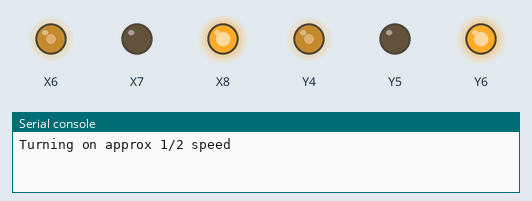
A program run on a simulated pyboard running MicroPython. Shown: output pins drawn as LEDs (lit = HIGH), the last lines printed to the serial console. Library files of the repository ran but are not shown: 1 file(s). At 31.0 s the program stops and its outputs stay as they are.

Above: at 0.05 s.
At 2.35 s:
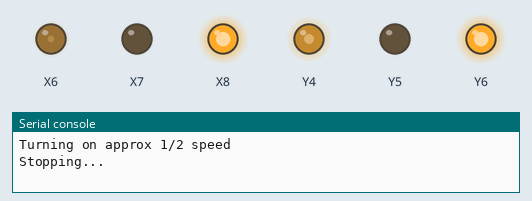
At 2.75 s:
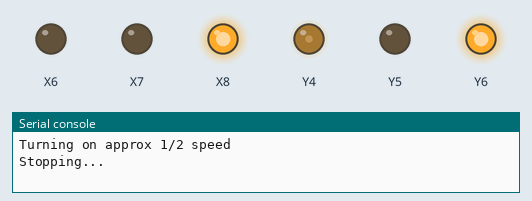
At 3.15 s:
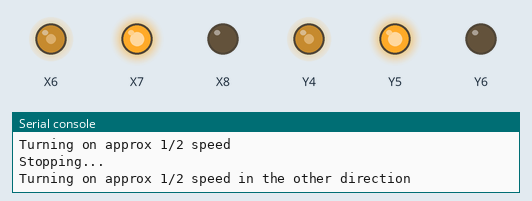
At 5.15 s:
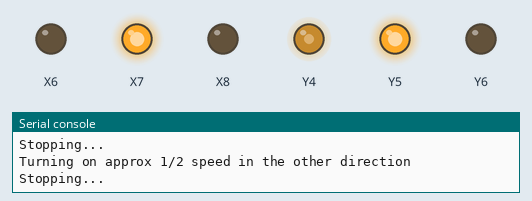
At 6.15 s:
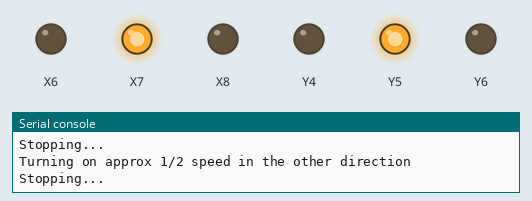
Timing chart, 0 to 8.1 s (numbered marks = the images above):
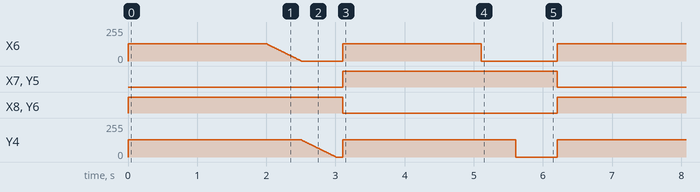

The program:

main.py
```python
###############################################################################
# main.py
#
# This script will control a single DC motor using a TB6612 motor driver board.
# It should work with all Toshiba TB6612 driver breakouts, but has only been
# tested with the Adafruit and SparkFun version:
#  * https://www.adafruit.com/product/2448
#  * https://www.sparkfun.com/products/14451
#
# In this version, we use a class developed specifically for interfacing with
# and controlling the TB6612. It provides several convenience functions. To
# use this class, you need to copy the TB6612.py file to the pyboard.
#
# Hardware Connections
# pyboard | TB6612 Breakout
# ------- | ----------------------------
# X6      | PWMA
# X7      | AIN2
# X8      | AIN1
# Y4      | PWMB
# Y5      | BIN2
# Y6      | BIN1
# 3V3     | Vcc
# GND     | GND
# -       | STBY to VCC via 10K resistor
#
# Motor driver shec sheet - https://cdn-shop.adafruit.com/datasheets/TB6612FNG_datasheet_en_20121101.pdf
# Adafruit Overview - https://learn.adafruit.com/adafruit-tb6612-h-bridge-dc-stepper-motor-driver-breakout
# SparkFun Overview - https://learn.sparkfun.com/tutorials/tb6612fng-hookup-guide
#
# Created: 03/30/18
#   - Joshua Vaughan
#   - joshua.vaughan@louisiana.edu
#   - http://www.ucs.louisiana.edu/~jev9637
#
# Modified:
#   *
#
# TODO:
#   *
###############################################################################

import pyb  # import the pyboard module
import time # import the time module
import TB6612 # import the file containing our TB6612 motor code

# We need to set up two digital outputs for each motor  that we will use to
# control the direction of the motor. In this case, the TB6612 class file will
# handle the low-level settings for the pins
A1_PIN = "X8"
A2_PIN = "X7"
B1_PIN = "Y6"
B2_PIN = "Y5"

# We also need to set up a third pin to control the speed of each motor. This
# output needs to have PWM capabilities, so it should be connected to a pin
# that has an associated timer on the pyboard. If these are defined correctly
# here, then the TB6612 class file will handle the low-level set up
PWMA_PIN = "X6"
PWMA_TIMER = 2
PWMA_CHANNEL = 1

PWMB_PIN = "Y4"
PWMB_TIMER = 4
PWMB_CHANNEL = 4

# Now, we can create a motor instance, calling upon the TB6612 class
motorA = TB6612.motor(PWMA_PIN, A1_PIN, A2_PIN, PWMA_TIMER, PWMA_CHANNEL)
motorB = TB6612.motor(PWMB_PIN, B1_PIN, B2_PIN, PWMB_TIMER, PWMB_CHANNEL)


try:
    # This for loop will run 5 times
    for counter in range(5):
        print("Turning on approx 1/2 speed")

        # To start the motor, issue the .set_speed() command with a speed
        # between -100 and 100
        motorA.set_speed(50)
        motorB.set_speed(50)

        # Sleep 2 seconds. The motor should keep running
        time.sleep(2)

        print("Stopping...")
        # To stop the motor, we should set tell it to stop
        motorA.stop()
        motorB.stop()
        time.sleep_ms(100)         # Sleep briefly to let the motor stop

        print("Turning on approx 1/2 speed in the other direction")
        # To move in the opposite direction, issue a negative speed
        motorA.set_speed(-50)
        motorB.set_speed(-50)

        # Sleep 2 seconds. The motor should keep running
        time.sleep(2)

        print("Stopping...")
        motorA.stop()
        motorB.stop()
        time.sleep_ms(100)         # Sleep briefly to let the motor stop

except:
    print("Some Error Occurred. Stopping motor.")
    # To stop the motor, we should set the duty cycle to 0
    motorA.stop()
    motorB.stop()

    # If we call raise here, we'll still get the information on why the
    # exception was raised in the first place. Without this, we do not.
    raise 
```

TB6612.py
```python
#! /usr/bin/env python

###############################################################################
#
# Class to handle the basic functionality of running a DC motor with a TB6612
# motor driver. Basic usage is explained in the main.py script in this folder.
#
# Created: 11/01/17
#   - Joshua Vaughan
#   - joshua.vaughan@louisiana.edu
#   - http://www.ucs.louisiana.edu/~jev9637
#
#
###############################################################################

import pyb
import time

class motor(object):
    """ Convenience class for controlling a motor

    Arguments
      IN1pin : the IN1 pin
      IN2pin : the IN2 pin
      PWMpin : the PWM pin
      timer_number : number of the timer to use.
                     Needs to correspond to pin used for the PWM
      channel_number : number of the channel to use on the timer
                       Needs to correspond to pin used for the PWM

    Other atributes
      isRunning : Boolean describing if motor is running or not
      speed : current speed of the motor
      direction : current direction the motor is running
                  =None if the motor is not currently moving
    """

    def __init__(self, PWMpin, IN1pin, IN2pin, timer_number, channel_number):
        self.isRunning = False
        self.currentDirection = None
        self.currentSpeed = 0

        # We need to set up two digital outputs that we will use to control the
        # direction of the motor.
        self.IN1pin = pyb.Pin(IN1pin, pyb.Pin.OUT_PP, pull=pyb.Pin.PULL_DOWN)
        self.IN2pin = pyb.Pin(IN2pin, pyb.Pin.OUT_PP, pull=pyb.Pin.PULL_DOWN)

        # We also need to set up a third pin to control the speed of the motor. This
        # output needs to have PWM capabilities, so it should be connected to a pin
        # that has an associated timer on the pyboard
        self.PWMpin = pyb.Pin(PWMpin)
        self.PWM_TIMER = pyb.Timer(timer_number, freq=20000)
        self.ch = self.PWM_TIMER.channel(channel_number, pyb.Timer.PWM, pin=self.PWMpin)


    def set_speed(self, speed):
        """ method to set the speed and direction of a motor
        Arguments:
          speed : speed of the motor -100 to 100 (as percentage of max)
        """

        if speed == 0:
            direction = None
            self.stop()

        elif speed * self.currentSpeed < 0:
            # if this product is negative, the current speed and desired newSpeed
            # are in different directions. We always want to stop the motor
            # before changing directions, so we raise an error saying so.
            raise ValueError("Motors should be stopped before switching direction")

        # Based on the speed input, select the direction and duty-cycle
        elif speed >= 0 and speed < 100:
            self.IN1pin.value(1)
            self.IN2pin.value(0)
            direction = "Positive"
            self.ch.pulse_width_percent(speed)

        elif speed < 0 and speed > -100:
            self.IN1pin.value(0)
            self.IN2pin.value(1)
            direction = "Negative"
            # negative sign need to correct for negative dir. It maps only to
            # duty cycle
            self.ch.pulse_width_percent(-speed)

        else:
            raise ValueError("Please enter speed between -100 and 100")

        # set the status attributes
        self.isRunning = True
        self.currentDirection = direction
        self.currentSpeed = speed

    def stop(self):
        """ redirects to a soft stop """
        self.soft_stop()


    def hard_stop(self):
        """ Method to hard stop an individual motor"""

        self.ch.pulse_width_percent(0)

        # set the status attributes
        self.isRunning = False
        self.currentDirection = None
        self.currentSpeed = 0


    def soft_stop(self):
        """ Method to soft stop (coast to stop) an individual motor"""
        if self.currentSpeed > 0:
            for i in range(self.currentSpeed):
                self.ch.pulse_width_percent(self.currentSpeed-i)
                time.sleep(0.01)
        elif self.currentSpeed < 0:
            for i in range(-self.currentSpeed):
                self.ch.pulse_width_percent(self.currentSpeed+i)
                time.sleep(0.01)

        self.ch.pulse_width_percent(0)

        # set the status attributes
        self.isRunning = False
        self.currentDirection = None
        self.currentSpeed = 0.0
```

Measured:
- by itself, X6, Y4: ramps from 128/255 to 0/255 and jumps back, once every 3.1 s
- by itself, X7, X8, Y5, Y6: alternates HIGH for 3.1 s and LOW for 3.1 s
